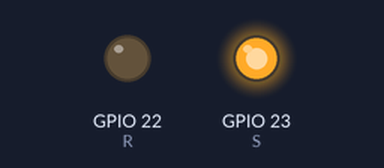
The program below on a simulated Raspberry Pi (BCM pin numbers). Shown: output pins drawn as LEDs (lit = HIGH).

Above: at 0.5 s.
At 3.5 s:
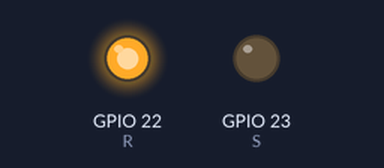
At 5.0 s:
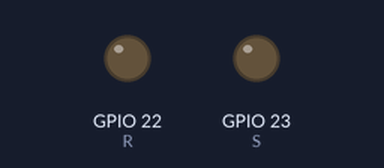
Timing chart, 0 to 7.8 s (numbered marks = the images above):
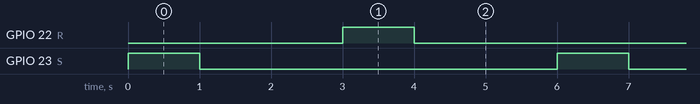

The program:

toggleRelay.py
```python
import pigpio
from signal import pause
from time import sleep

usleep = lambda x: sleep(x/1000000.0)

S = 23
R = 22

pi = pigpio.pi()
pi.set_mode(S, pigpio.OUTPUT)
pi.set_mode(R, pigpio.OUTPUT)

pi.write(S,0)
pi.write(R,0)


while True:
    pi.write(S, 1)
    sleep(1)
    pi.write(S, 0)
    sleep(2)
    pi.write(R, 1)
    sleep(1)
    pi.write(R, 0)
    sleep(2)
```

Measured:
- by itself, GPIO 22 (R), GPIO 23 (S): alternates HIGH for 1.0 s and LOW for 5.0 s
- by itself, everything shown: repeats every 6.0 s, in 4 steps
